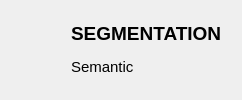
              <widget class="QWidget" name="page_2">
               <property name="autoFillBackground">
                <bool>false</bool>
               </property>
               <layout class="QHBoxLayout" name="horizontalLayout_4">
                <item>
                 <widget class="QToolButton" name="toolButton_2">
                  <property name="maximumSize">
                   <size>
                    <width>45</width>
                    <height>45</height>
                   </size>
                  </property>
                  <property name="autoFillBackground">
                   <bool>false</bool>
                  </property>
                  <property name="text">
                   <string/>
                  </property>
                  <property name="icon">
                   <iconset resource="icons.qrc">
                    <normaloff>:/png/resources/market.png</normaloff>:/png/resources/market.png</iconset>
                  </property>
                  <property name="iconSize">
                   <size>
                    <width>45</width>
                    <height>45</height>
                   </size>
                  </property>
                  <property name="checkable">
                   <bool>true</bool>
                  </property>
                  <property name="checked">
                   <bool>false</bool>
                  </property>
                  <property name="autoRaise">
                   <bool>true</bool>
                  </property>
                 </widget>
                </item>
                <item>
                 <widget class="QFrame" name="frame_20">
                  <property name="autoFillBackground">
                   <bool>false</bool>
                  </property>
                  <property name="frameShape">
                   <enum>QFrame::NoFrame</enum>
                  </property>
                  <property name="frameShadow">
                   <enum>QFrame::Plain</enum>
                  </property>
                  <layout class="QVBoxLayout" name="verticalLayout_11">
                   <item>
                    <widget class="QLabel" name="label_3">
                     <property name="font">
                      <font>
                       <pointsize>14</pointsize>
                       <bold>true</bold>
                      </font>
                     </property>
                     <property name="text">
                      <string>SEGMENTATION</string>
                     </property>
                    </widget>
                   </item>
                   <item>
                    <widget class="QLabel" name="label_4">
                     <property name="font">
                      <font>
                       <pointsize>11</pointsize>
                      </font>
                     </property>
                     <property name="text">
                      <string>Semantic</string>
                     </property>
                    </widget>
                   </item>
                  </layout>
                 </widget>
                </item>
               </layout>
              </widget>
